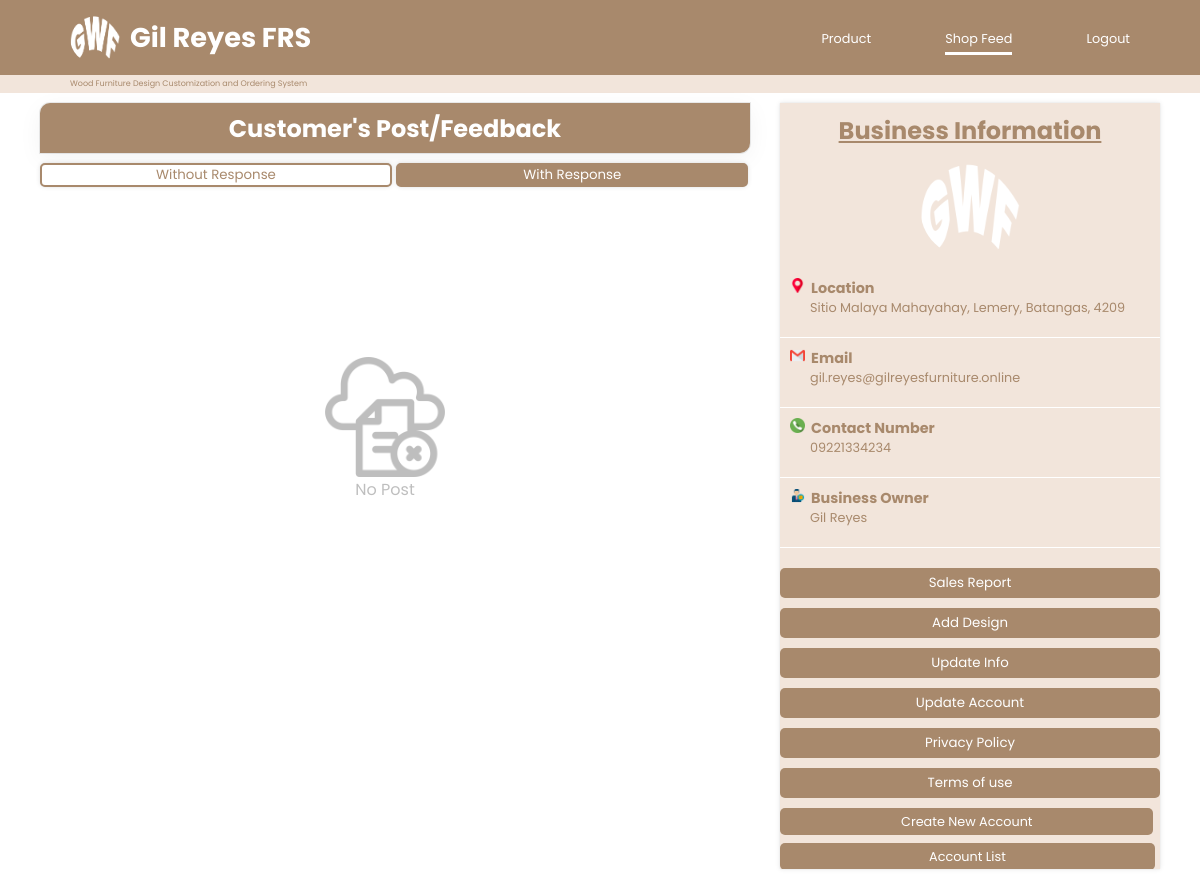
Page /src/sys-admin/feed-profile-page/adminProfile-res.php (signed in) on the committed database.
### tables this page shows
CREATE TABLE `tb_shopinfo` (
  `id` int(11) NOT NULL,
  `name` varchar(50) NOT NULL,
  `address` varchar(50) NOT NULL,
  `email` varchar(50) NOT NULL,
  `contact_no` varchar(15) NOT NULL,
  `profile_pic` varchar(255) NOT NULL
);

### src/php-database/admin-userpost-display-responded.php (called while the page is built)
<?php
    require_once 'dbconnect.php';
    $query = "SELECT * FROM tb_userpost LEFT JOIN tb_comment ON tb_userpost.id = tb_comment.post_id WHERE response = '1' ORDER BY date_time DESC";
    $result = mysqli_query($conn, $query);
?>

### src/php-database/shopinfo.php (called while the page is built)
<?php
    require_once 'dbconnect.php';
    $query = "SELECT * FROM tb_shopinfo";
    $result = mysqli_query($conn, $query);
?>

### src/php-database/admin-session.php (called while the page is built, shortened)
<?php
    require 'dbconnect.php';
    $user_check=$_SESSION['login_admin'];
    $ses_sql=mysqli_query($conn,"select * from tb_admin where email='$user_check'");
    $row=mysqli_fetch_array($ses_sql,MYSQLI_ASSOC);
    $loggedin_id=$row['id'];
?>

### src/sys-admin/feed-profile-page/adminProfile-res.php (the view, shortened to what this page needs)
<?php include '../../php-database/admin-session.php'; ?>
<!DOCTYPE html>
<html lang="en">
<head>
    <link rel="stylesheet" href="adminProfile.css?v=<?php echo time(); ?>">
</head>
<body>
    <header>
        <div class="app-name">
            <a href="">
                <img src="../../../image/logo.png" alt="">
                <h1>Gil Reyes FRS</h1>
            </a>
        </div>
        <nav>
            <a class="a" href="../product-page/adminProduct.php">Product</a>
            <a class="a" href="" style="border-bottom: 3px solid white; padding-bottom: 5px;">Shop Feed</a>
            <a class="a" href="../../php-database/admin-logout.php">Logout</a>
        </nav>
    </header>
    <div class="divider">
        <p>Wood Furniture Design Customization and Ordering System</p>
    </div>
    <main>
        <div class="container">
            <section class="post-cont">
                <div class="form-cont">
                    <h1>Customer's Post/Feedback</h1>
                </div>
                <div class="category">
                    <button onclick="window.location.href='adminProfile.php';">Without Response</button>
                    <button class="active" onclick="window.location.href='adminProfile-res.php';">With Response</button>
                </div>
                <div class="user-post-cont">
                        <?php
                            include '../../php-database/admin-userpost-display-responded.php';
                            if (mysqli_num_rows($result) == 0) {
                                echo "<div class='nodata' style='width: 690px; height: 50vh; display: flex; justify-content: center; align-items: center; flex-direction: column; text-align: center; opacity: 25%;'>
                                    <img src='../../../image/icon/file.png' width='120px' height='120px'>
                                    <p>No Post</p>
                                    </div>";
                                }
                        ?>
                </div>
            </section>
            <section class="shopinfo-cont">
                <div class="shopinfo">
                    <?php include '../../php-database/shopinfo.php';
                        while($row = mysqli_fetch_assoc($result)) {
                    ?>
                    <h1><u>Business Information</u></h1>
                    <div class="profile-pic">
                        <img src="../../../image/logo.png" alt="" width="100px" height="100px">
                    </div>
                    <h3><img src="../../../image/icon/placeholder.png" alt="" width="15" height="15">&nbsp&nbspLocation</h3>
                    <p><?php echo $row["address"]; ?></p>
                    <div class="info-line"></div>
                    <h3><img src="../../../image/icon/gmail.png" alt="" width="15" height="15">&nbsp&nbspEmail</h3>
                    <p><?php echo $row["email"]; ?></p>
                    <div class="info-line"></div>
                    <h3><img src="../../../image/icon/phone (1).png" alt="" width="15" height="15">&nbsp&nbspContact Number</h3>
                    <p><?php echo $row["contact_no"]; ?></p>
                    <div class="info-line"></div>
                    <h3><img src="../../../image/icon/owner.png" alt="" width="15" height="15">&nbsp&nbspBusiness Owner</h3>
                    <p><?php echo $row["name"]; ?></p>
                    <div class="info-line"></div>
                    <button onclick="window.location.href='sales-report.php';">Sales Report</button>
                    <button onclick="window.location.href='../existing-design/existing-design.php';">Add Design</button>
                    <?php
                        $sql6 = "SELECT * FROM tb_admin WHERE id = '$loggedin_id'";
                        $result2 = mysqli_query($conn, $sql6);
                            while($row2 = mysqli_fetch_assoc($result2)) {
                            if($row2['position'] == "ADMIN"){
                                echo '<button onclick="openBusinessInfo()">Update Info</button>';
                            }else {
                                echo "";
                            }
                        }
                    ?>
                    <button onclick="openAccountInfo()">Update Account</button>
                    <button onclick="window.location.href='../../sys-user/terms-and-policy/privacy-policy.php';">Privacy Policy</button>
                    <button onclick="window.location.href='../../sys-user/terms-and-policy/terms-and-conditions.php';">Terms of use</button>
                    <?php
                        $sql6 = "SELECT * FROM tb_admin WHERE id = '$loggedin_id'";
                        $result2 = mysqli_query($conn, $sql6);
                            while($row2 = mysqli_fetch_assoc($result2)) {
                            if($row2['position'] == "ADMIN"){
                                echo "<a href='add-admin.php''>Create New Account</a><div class='margin-a'></div>";
                                echo "<a href='account-list.php'' class='a-list'>Account List</a>";
                            }else {
                                echo "";
                            }
                        }
                    ?>
                </div>
            </section>
                                <?php } ?>
        </div>
    </main>
</body>
</html>

### src/sys-admin/feed-profile-page/adminProfile.css (style rules this page uses)
* { padding: 0; margin: 0; box-sizing: border-box; }
body { font-family: "Poppins", sans-serif; }
header { display: flex; align-items: center; background-color: #a8896c; height: 75px; width: 100%; position: -webkit-sticky; position: sticky; top: 0; z-index: 9; }
header .app-name { width: 50%; }
header .app-name a { display: flex; align-items: center; text-decoration: none; color: #ffffff; margin: 0 0 0 70px; }
header .app-name a img { width: 50px; height: 50px; border-radius: 50%; margin-right: 10px; }
header .app-name a h1 { font-size: 1.7rem; }
header nav { width: 50%; text-align: right; }
header nav .a { margin: 0 70px 0 0; text-decoration: none; color: #ffffff; font-size: 1rem; font-weight: 400; font-size: 0.8rem; transition: 0.5s; }
.divider { display: flex; align-items: center; height: 2vh; width: 100%; background-color: #f2e5db; }
.divider p { margin: 0 0 0 70px; font-size: 0.5rem; color: #a8896c; }
main { width: 100%; height: 86vh; display: flex; align-items: center; justify-content: center; }
main .container { width: 1120px; height: 86vh; display: flex; align-items: center; }
main .container .post-cont { width: 740px; height: 86vh; }
main .container .post-cont .category button { font-family: "Poppins", sans-serif; border: 2px solid #a8896c; background-color: #ffffff; width: 352px; border-radius: 5px; margin-top: 10px; cursor: pointer; color: #a8896c; transition: 0.3s; box-shadow: rgba(0, 0, 0, 0.1) 0px 0px 5px 0px, rgba(0, 0, 0, 0.1) 0px 0px 1px 0px; }
main .container .post-cont .category .active { color: #ffffff; background-color: #a8896c; }
main .container .post-cont .form-cont { display: flex; align-items: center; justify-content: center; flex-direction: column; margin-top: 10px; width: 710px; height: 50px; background-color: #a8896c; color: #ffffff; border-radius: 10px 0 10px 0; box-shadow: rgba(0, 0, 0, 0.05) 0px 6px 24px 0px, rgba(0, 0, 0, 0.08) 0px 0px 0px 1px; }
main .container .post-cont .user-post-cont { overflow-y: scroll; height: 70vh; width: 710px; margin-top: 12px; }
main .container .shopinfo-cont { width: 380px; height: 86vh; }
main .container .shopinfo-cont .shopinfo { width: 380px; height: 83vh; margin-top: 10px; color: #a8896c; overflow-y: scroll; background-color: #f2e5db; box-shadow: rgba(0, 0, 0, 0.1) 0px 0px 5px 0px, rgba(0, 0, 0, 0.1) 0px 0px 1px 0px; }
main .container .shopinfo-cont .shopinfo .profile-pic { display: flex; align-items: center; justify-content: center; }
main .container .shopinfo-cont .shopinfo .profile-pic img { margin: 10px 0; border-radius: 50%; }
main .container .shopinfo-cont .shopinfo h1 { text-align: center; padding-top: 10px; }
main .container .shopinfo-cont .shopinfo h3 { margin: 10px 0 0 10px; font-size: 0.9rem; }
main .container .shopinfo-cont .shopinfo p { margin-left: 30px; font-size: 0.8rem; }
main .container .shopinfo-cont .shopinfo .info-line { border-bottom: 1px solid #ffffff; margin-top: 20px; }
main .container .shopinfo-cont .shopinfo button { font-family: "Poppins", sans-serif; cursor: pointer; width: 100%; height: 30px; margin-top: 10px; color: #ffffff; background-color: #a8896c; border: none; border-radius: 5px; transition: 0.3s; }
main .container .shopinfo-cont .shopinfo a { font-family: "Poppins", sans-serif; cursor: pointer; text-decoration: none; font-size: 0.8rem; padding: 5px 121px; color: #ffffff; background-color: #a8896c; border: none; border-radius: 5px; transition: 0.3s; }
main .container .shopinfo-cont .shopinfo .a-list { padding: 5px 149px; }

### rows in the picture
tb_shopinfo: address "Sitio Malaya Mahayahay, Lemery, Batangas, 4209", email "gil.reyes@gilreyesfurniture.online", contact_no "09221334234", name "Gil Reyes"
